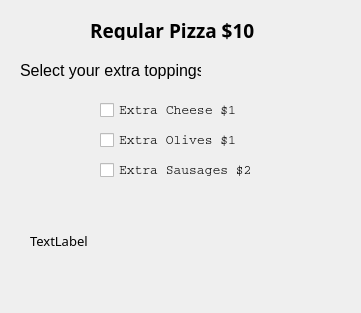
<?xml version="1.0" encoding="UTF-8"?>
<ui version="4.0">
 <class>Dialog</class>
 <widget class="QDialog" name="Dialog">
  <property name="geometry">
   <rect>
    <x>0</x>
    <y>0</y>
    <width>361</width>
    <height>313</height>
   </rect>
  </property>
  <property name="windowTitle">
   <string>Dialog</string>
  </property>
  <widget class="QLabel" name="label">
   <property name="geometry">
    <rect>
     <x>90</x>
     <y>20</y>
     <width>231</width>
     <height>20</height>
    </rect>
   </property>
   <property name="font">
    <font>
     <family>Arial Black</family>
     <pointsize>14</pointsize>
     <weight>75</weight>
     <bold>true</bold>
    </font>
   </property>
   <property name="text">
    <string>Regular Pizza $10</string>
   </property>
  </widget>
  <widget class="QLabel" name="label_2">
   <property name="geometry">
    <rect>
     <x>20</x>
     <y>60</y>
     <width>181</width>
     <height>20</height>
    </rect>
   </property>
   <property name="font">
    <font>
     <family>Arial</family>
     <pointsize>12</pointsize>
    </font>
   </property>
   <property name="text">
    <string>Select your extra toppings</string>
   </property>
  </widget>
  <widget class="QLabel" name="labelAmount">
   <property name="geometry">
    <rect>
     <x>30</x>
     <y>220</y>
     <width>271</width>
     <height>41</height>
    </rect>
   </property>
   <property name="font">
    <font>
     <family>Arial Unicode MS</family>
     <pointsize>10</pointsize>
     <weight>50</weight>
     <bold>false</bold>
    </font>
   </property>
   <property name="text">
    <string>TextLabel</string>
   </property>
  </widget>
  <widget class="QCheckBox" name="checkBoxCheese">
   <property name="geometry">
    <rect>
     <x>100</x>
     <y>100</y>
     <width>151</width>
     <height>21</height>
    </rect>
   </property>
   <property name="font">
    <font>
     <family>Courier</family>
     <pointsize>10</pointsize>
    </font>
   </property>
   <property name="text">
    <string>Extra Cheese $1</string>
   </property>
  </widget>
  <widget class="QCheckBox" name="checkBoxOlives">
   <property name="geometry">
    <rect>
     <x>100</x>
     <y>130</y>
     <width>151</width>
     <height>21</height>
    </rect>
   </property>
   <property name="font">
    <font>
     <family>Courier</family>
     <pointsize>10</pointsize>
    </font>
   </property>
   <property name="text">
    <string>Extra Olives $1</string>
   </property>
  </widget>
  <widget class="QCheckBox" name="checkBoxSausages">
   <property name="geometry">
    <rect>
     <x>100</x>
     <y>160</y>
     <width>161</width>
     <height>21</height>
    </rect>
   </property>
   <property name="font">
    <font>
     <family>Courier</family>
     <pointsize>10</pointsize>
    </font>
   </property>
   <property name="text">
    <string>Extra Sausages $2</string>
   </property>
  </widget>
 </widget>
 <resources/>
 <connections/>
</ui>
